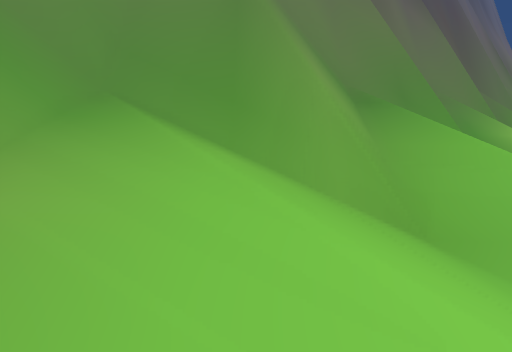
view 1 (above)

16 first-person views from a walk through a Unity game level. The camera is 1.2 m above the floor, tilts 4° down and sees 75° across. The floor is counted in squares, 2 m on a side. Each view is taken from the middle of a square. On the plan, view 1 faces up. The plan holds only what a view shows up to about 10 squares ahead; the rest is blank. The place goes on beyond the plan. The player is left out. Some surface patterns are stand-ins.

view 2
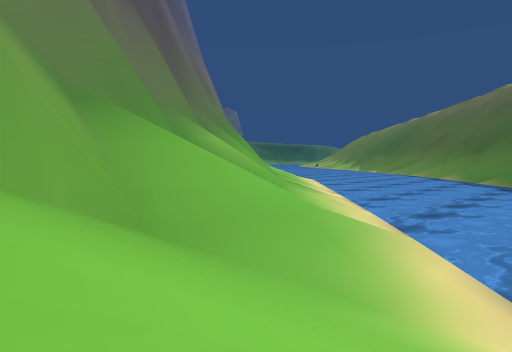

view 3
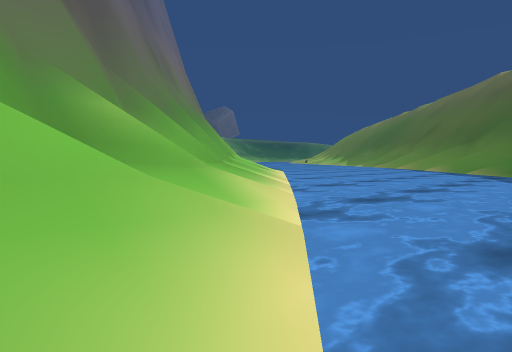

view 4
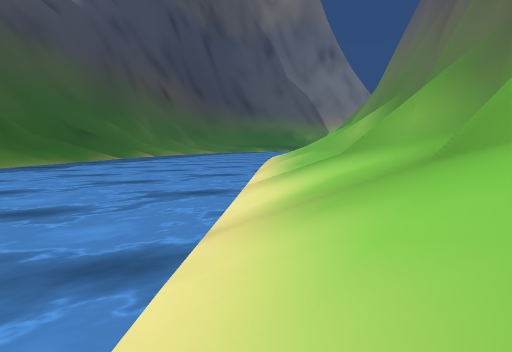

view 5
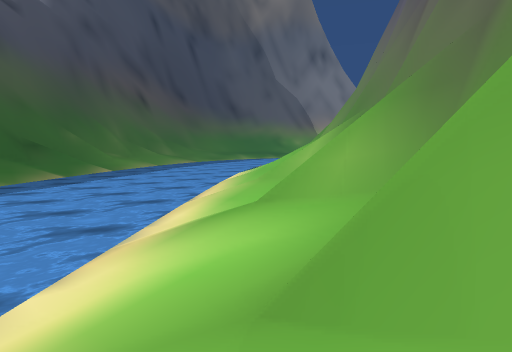

view 6
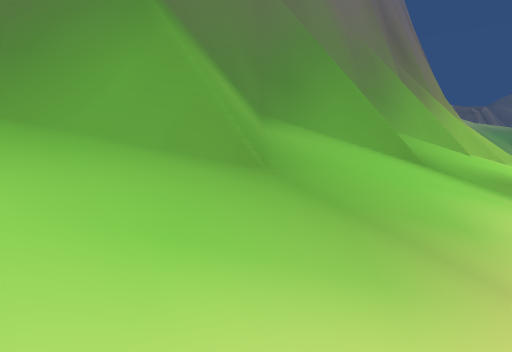

view 7
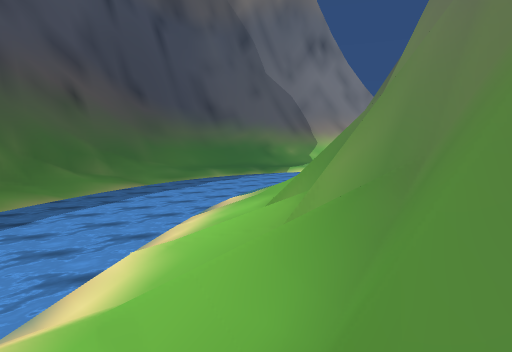

view 8
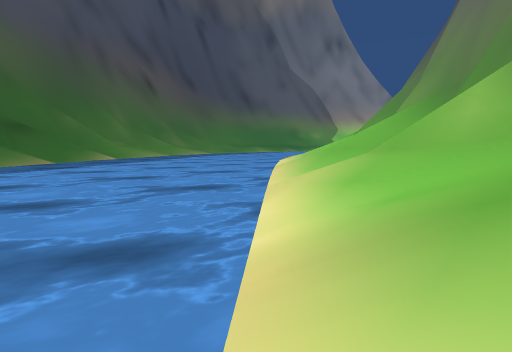

view 9
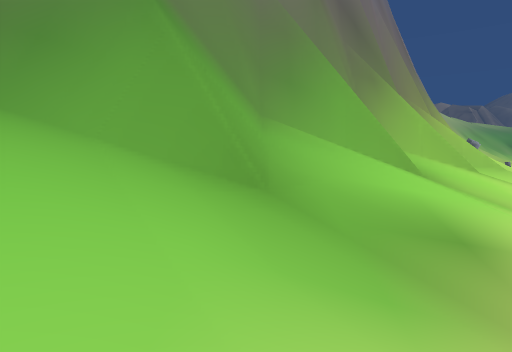

view 10
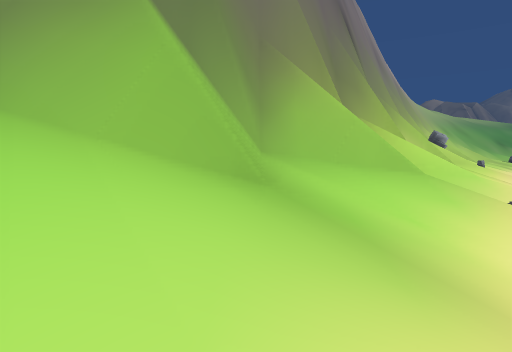

view 11
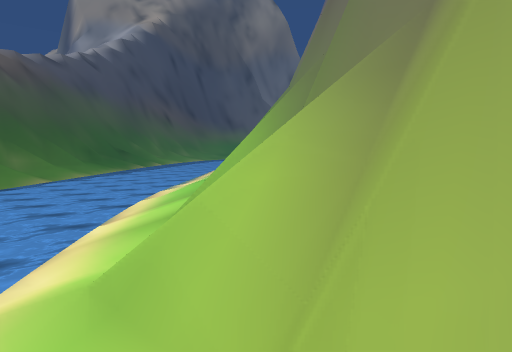

view 12
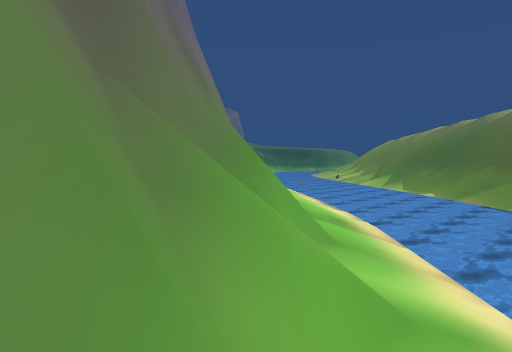

view 13
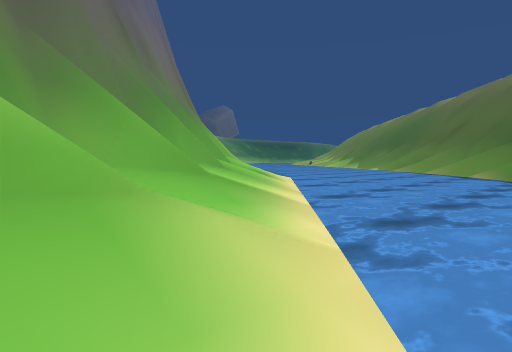

view 14
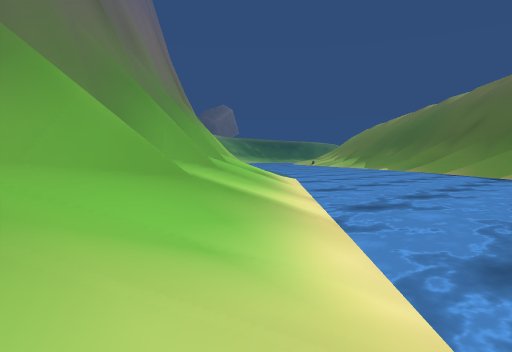

view 15
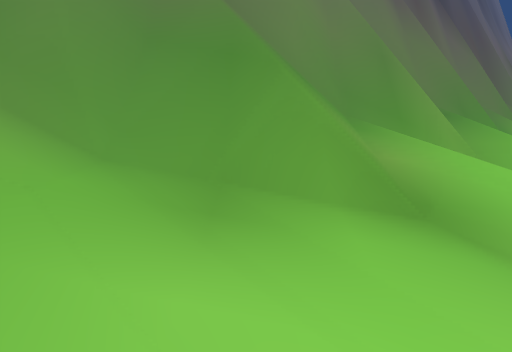

view 16
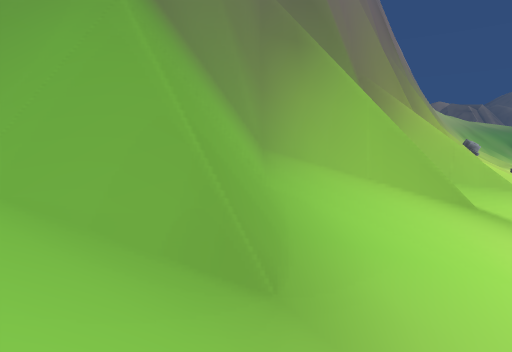

### Floor plan
Key: @ floor where view 1 was taken; # wall or solid block; . main floor; : floor 1.5 m higher than the main floor; / step, stairs or slope; ~ water the walk can cross; ≈ water the walk keeps out of; ^ raised ledge; v drop or lower ground.
Columns run from 4 left of view 1 to 18 right of it. Each row starts with its distance up from view 1.
 21                      ##
 20                      #/
 19                      #/
 18                     ##/
 17                    ###
 16                   ##///
 15                  ###//~
 14                 ##///≈
 13                ###///≈
 12               ##////≈≈
 11              ###///≈≈≈
 10             ##////≈≈≈≈
  9          #####///≈≈≈≈≈
  8         ##//////≈≈≈≈≈≈
  7        ###v////≈≈≈≈≈≈
  6       ##/////.≈≈≈≈≈≈≈
  5      ###////.≈≈≈≈≈≈≈≈^
  4     ##/////≈≈≈≈≈≈≈≈≈^
  3    ###////~≈≈≈≈≈≈≈^
  2   ##/////≈≈≈≈≈≈≈≈^^
  1 ####////~≈≈≈≈≈≈≈^
  0 ////@/:≈≈≈≈≈≈≈≈^
 -1 /////~~≈≈≈≈≈≈≈^^
 -2  ///≈≈≈≈≈≈≈≈≈^^^
 -3   ~≈≈≈≈≈≈≈≈^^ ^
 -4    ≈≈≈≈≈ ≈^^^
 -5     ≈≈≈≈  ^^
 -6      ≈≈^   ^
 -7       ^

Positions as (right, up) in squares from view 1, and headings:
1: (0, 0), facing up
2: (0, 0), facing up-right
3: (2, 0), facing up-right
4: (12, 9), facing down-left
5: (10, 9), facing down-left
6: (9, 6), facing up
7: (4, 5), facing down-left
8: (9, 6), facing down-left
9: (11, 8), facing up
10: (15, 12), facing up
11: (18, 19), facing down-left
12: (4, 5), facing up-right
13: (4, 2), facing up-right
14: (5, 3), facing up-right
15: (-2, -2), facing up
16: (13, 11), facing up
